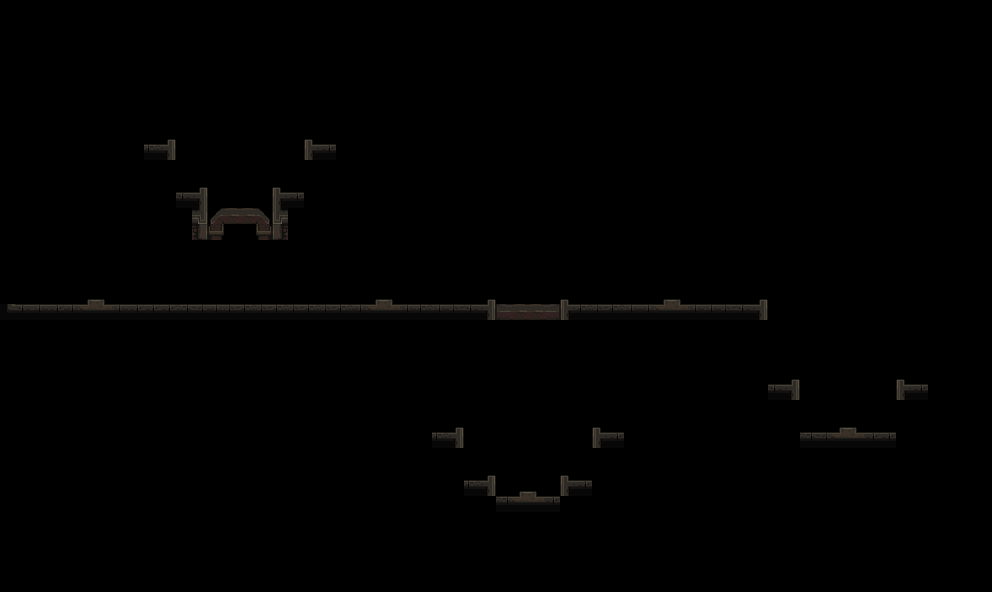

A level layout from a 2D game, rendered from its tile map. Below: a short description, then the map file with tile-grid data replaced by summaries:
An orthogonal 62x37 tile map with 16x16 px tiles, 2 tile layers (walls, arches).

<map version="1.10" tiledversion="1.10.0" orientation="orthogonal" renderorder="right-down" width="62" height="37" tilewidth="16" tileheight="16" infinite="0" nextlayerid="11" nextobjectid="235">
 <tileset firstgid="1" name="mainlevbuild" tilewidth="16" tileheight="16" tilecount="2560" columns="64">
  <image source="../Images/Map/MainlevBuild.png" width="1024" height="640" />
 </tileset>
 <layer id="3" name="walls" width="62" height="37">
  <data>[2294 cells, 91 non-empty, 24 distinct tile ids]</data>
 </layer>
 <layer id="4" name="arches" width="62" height="37">
  <data>[2294 cells, 27 non-empty, 8 distinct tile ids]</data>
 </layer>
</map>
